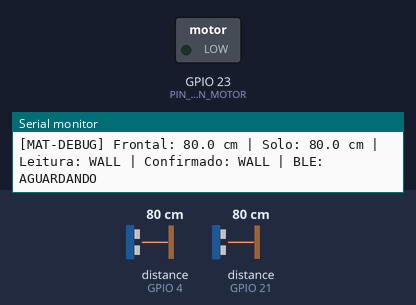
A sketch run on a simulated ESP32. On the bench: switched loads named in the sketch (green lamp = pin HIGH), the last lines printed to the serial monitor. Wiring (inferred from the names in the program): 2 × ultrasonic range finder: trigger GPIO 17, echo GPIO 4 / trigger GPIO 18, echo GPIO 21. Dashed ring = blinking. Inputs (shaded band) come from the test bench; at power-on: distance to the obstacle (sensors on GPIO 4, GPIO 21) 80 cm. The echo pulse lasts 58.3 µs per cm; nothing arrives over Bluetooth unless stated; a phone connects over Bluetooth LE 3 s after start; pins used as bus, display or sensor lines are not drawn.

Above: at 1.23 s.
1.5 s: distance to the obstacle (sensor on GPIO 4) set to 250 cm
3.2 s: distance to the obstacle (sensor on GPIO 21) set to 108 cm
4.7 s: distance to the obstacle (sensor on GPIO 21) set to 113 cm
At 5.3 s:
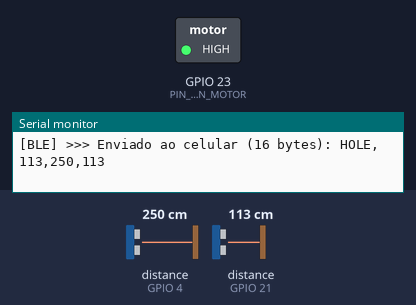
6.4 s: distance to the obstacle (sensor on GPIO 21) set to 2 cm
At 7.9 s:
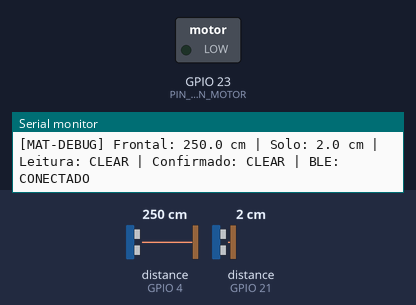
8.2 s: distance to the obstacle (sensor on GPIO 4) set to 184 cm
9.7 s: distance to the obstacle (sensor on GPIO 4) set to 175 cm
At 11.61 s:
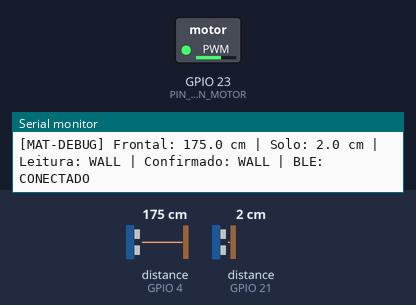
Timing chart, 0 to 13.7 s (numbered marks = the images above; inputs shaded):
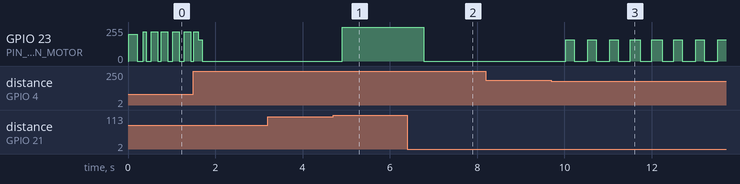

Measured:
- the behaviour switches between 110 and 111 cm on distance to the obstacle (sensor on GPIO 21) (found by bisection; images 0 and 1)
- the behaviour switches between 181 and 180 cm on distance to the obstacle (sensor on GPIO 4) (found by bisection; images 2 and 3)
- after the input at 4.7 s, GPIO 23 (PIN_VIBRATION_MOTOR): 0/255 → 255/255 after 0.20 s
- after the input at 6.4 s, GPIO 23 (PIN_VIBRATION_MOTOR): 255/255 → 0/255 after 0.38 s
- after the input at 9.7 s, GPIO 23 (PIN_VIBRATION_MOTOR): alternates 159/255 for 0.19 s and 0/255 for 0.31 s, starting after 0.33 s

The sketch:

mat_firmware.ino
```cpp
/*
  ============================================================================
  PROJETO DLEI 2026 - MÓDULO ASSISTENTE TERRESTRE (MAT)
  Firmware Embarcado para ESP32 (Arduino Framework / ESP-IDF)
  ============================================================================
  Alinhamento: ODS 3 (Saúde e Bem-Estar - Agenda 2030 ONU)
  Requisitos Atendidos neste Firmware:
  - RF01: Monitoramento contínuo do solo (buracos, depressões, desníveis)
  - RF03: Detecção de paredes e obstáculos frontais
  - RF04: Acionamento imediato do motor de vibração (feedback háptico)
  - RF05: Modulação do padrão de vibração por tipo de risco (PWM)
  - RF06: Operação autônoma (standalone) mesmo sem conexão Bluetooth
  - RF07: Transmissão de telemetria de obstáculos e bateria via BLE
  - RNF01: Tempo de resposta local ~150 ms
  - RNF02: Latência de transmissão BLE < 300 ms na mudança de estado
  - RNF05: Tolerância a falhas (proteção local independente do celular)

  Classes de terreno reportadas: LIVRE (CLEAR), PAREDE (WALL), DESNÍVEL (HOLE)
  ============================================================================
*/

#include <Arduino.h>
#include <BLEDevice.h>
#include <BLEServer.h>
#include <BLEUtils.h>
#include <BLE2902.h>

// ============================================================================
// 1. PINOS
// ============================================================================

// --- Sensor Ultrassônico Frontal (Paredes / Obstáculos - RF03) ---
// ATENÇÃO: O pino ECHO do HC-SR04 (5V) deve passar por um divisor resistivo
// (1k ohm + 2k ohm) antes de entrar na GPIO do ESP32 (3.3V), ou usar HC-SR04P (3.3V)
#define PIN_FRONT_TRIG  17
#define PIN_FRONT_ECHO  4

// --- Sensor Ultrassônico Inferior/Inclinado (Desníveis / Buracos - RF01) ---
#define PIN_GROUND_TRIG 18
#define PIN_GROUND_ECHO 21

// --- Atuador Vibratório (Motor PWM via Transistor/MOSFET - RF04/RF05) ---
#define PIN_VIBRATION_MOTOR 23
#define PWM_FREQ            5000
#define PWM_RESOLUTION      8 // 0 a 255

// ============================================================================
// 2. LIMIARES DE DETECÇÃO (em cm)
// ============================================================================
// Distância nominal esperada até o solo plano com a bengala na inclinação padrão (~45°)
// Ajuste este valor no teste de bancada conforme a altura de fixação na bengala
#define GROUND_BASELINE_CM          85.0f

// Se a distância até o solo ultrapassar este valor, o chão "afundou" -> DESNÍVEL
#define HOLE_THRESHOLD_CM           (GROUND_BASELINE_CM + 25.0f) // >= 110 cm

// Acima deste valor a leitura é considerada "sem eco" (sensor solto ou fora de alcance)
// e NÃO gera alerta, para evitar alarme falso por falha de hardware
#define MAX_VALID_DISTANCE_CM       450.0f

// Parede / Obstáculo Frontal (RF03)
#define WALL_MIN_CM                 3.0f    // Permite teste de bancada com a mão
#define WALL_CRITICAL_CM            90.0f   // Alerta crítico (muito próximo)
#define WALL_WARNING_CM             180.0f  // Alerta moderado

// Timeout do pulso ultrassônico (~18ms equivale a ~300cm máx)
#define ULTRASONIC_TIMEOUT_US       18000UL

// ============================================================================
// 3. TOLERÂNCIA CONTRA ALARME FALSO (HISTERESE TEMPORAL)
// ============================================================================
// Cada ciclo do loop dura ~40-60 ms.
// - Para ENTRAR em alerta (ou trocar de tipo), o obstáculo precisa aparecer
//   em CONFIRM_CYCLES_ENTER ciclos seguidos (~150 ms).
// - Para VOLTAR a "livre", o terreno precisa ficar livre por
//   CONFIRM_CYCLES_EXIT ciclos seguidos (~400 ms).
// Assim, uma oscilação PAREDE -> nada -> PAREDE não gera um novo alerta.
#define CONFIRM_CYCLES_ENTER        3
#define CONFIRM_CYCLES_EXIT         8

// Intervalo de telemetria periódica (o celular decide quando falar)
#define TELEMETRY_INTERVAL_MS       400

// ============================================================================
// 4. BLUETOOTH LOW ENERGY (BLE GATT - RF07 / RNF02)
// ============================================================================
#define BLE_DEVICE_NAME             "MAT-ESP32"
#define SERVICE_UUID                "4fafc201-1fb5-459e-8fcc-c5c9c331914b"
#define CHAR_OBSTACLE_UUID          "beb5483e-36e1-4688-b7f5-ea07361b26a8"

BLEServer* pServer = nullptr;
BLECharacteristic* pObstacleCharacteristic = nullptr;
volatile bool deviceConnected = false;
bool oldDeviceConnected = false;

// ============================================================================
// 5. ESTADO DO SISTEMA
// ============================================================================
enum ObstacleType {
  OBS_CLEAR = 0,
  OBS_WALL  = 1,
  OBS_HOLE  = 3
};

// Filtro de mediana de 3 amostras (rejeita picos isolados de eco)
float frontSamples[3]  = {250.0f, 250.0f, 250.0f};
float groundSamples[3] = {GROUND_BASELINE_CM, GROUND_BASELINE_CM, GROUND_BASELINE_CM};
uint8_t sampleIdx = 0;

// Histerese temporal
ObstacleType confirmedType = OBS_CLEAR;
ObstacleType candidateType = OBS_CLEAR;
uint8_t candidateCycles = 0;

// Telemetria
unsigned long lastBleNotifyMs = 0;
unsigned long lastDebugPrintMs = 0;
ObstacleType lastSentType = OBS_CLEAR;
uint32_t packetSeq = 0;

// ============================================================================
// 6. CALLBACKS DE CONEXÃO BLE
// ============================================================================
class MatServerCallbacks : public BLEServerCallbacks {
  void onConnect(BLEServer* server) override {
    deviceConnected = true;
    Serial.println("[BLE] Smartphone conectado ao modulo MAT.");
  }

  void onDisconnect(BLEServer* server) override {
    deviceConnected = false;
    Serial.println("[BLE] Smartphone desconectado. Operacao autonoma mantida (RF06/RNF05).");
  }
};

// ============================================================================
// 7. LEITURA E CLASSIFICAÇÃO
// ============================================================================

/**
 * Mede a distância em centímetros com um HC-SR04.
 * Retorna 999.0f caso não haja eco dentro do alcance máximo.
 */
float readUltrasonicCm(uint8_t trigPin, uint8_t echoPin) {
  digitalWrite(trigPin, LOW);
  delayMicroseconds(2);
  digitalWrite(trigPin, HIGH);
  delayMicroseconds(10);
  digitalWrite(trigPin, LOW);

  unsigned long durationUs = pulseIn(echoPin, HIGH, ULTRASONIC_TIMEOUT_US);
  if (durationUs == 0) {
    return 999.0f;
  }
  return (durationUs * 0.0343f) / 2.0f;
}

float medianOf3(float a, float b, float c) {
  if ((a <= b && b <= c) || (c <= b && b <= a)) return b;
  if ((b <= a && a <= c) || (c <= a && a <= b)) return a;
  return c;
}

/**
 * Classificação instantânea (antes da histerese).
 * Prioridade: DESNÍVEL > PAREDE > LIVRE
 */
ObstacleType classifyTerrain(float frontCm, float groundCm) {
  if ((groundCm >= HOLE_THRESHOLD_CM && groundCm < MAX_VALID_DISTANCE_CM) || groundCm >= 900.0f) {
    return OBS_HOLE;
  }
  if (frontCm >= WALL_MIN_CM && frontCm <= WALL_WARNING_CM) {
    return OBS_WALL;
  }
  return OBS_CLEAR;
}

/**
 * Aplica a histerese temporal e devolve o tipo confirmado.
 */
ObstacleType applyHysteresis(ObstacleType instantType) {
  if (instantType == confirmedType) {
    candidateType = confirmedType;
    candidateCycles = 0;
    return confirmedType;
  }

  if (instantType == candidateType) {
    if (candidateCycles < 255) candidateCycles++;
  } else {
    candidateType = instantType;
    candidateCycles = 1;
  }

  uint8_t required = (candidateType == OBS_CLEAR) ? CONFIRM_CYCLES_EXIT : CONFIRM_CYCLES_ENTER;
  if (candidateCycles >= required) {
    confirmedType = candidateType;
    candidateCycles = 0;
  }
  return confirmedType;
}

float distanceForType(ObstacleType type, float frontCm, float groundCm) {
  switch (type) {
    case OBS_HOLE: return (groundCm >= 900.0f) ? 150.0f : groundCm;
    case OBS_WALL: return frontCm;
    default:       return (frontCm < groundCm) ? frontCm : groundCm;
  }
}

const char* obstacleToString(ObstacleType type) {
  switch (type) {
    case OBS_HOLE: return "HOLE";
    case OBS_WALL: return "WALL";
    default:       return "CLEAR";
  }
}

// ============================================================================
// 8. ATUAÇÃO HÁPTICA LOCAL (RF04, RF05, RF06)
// ============================================================================
void updateVibrationFeedback(ObstacleType type, float distanceCm) {
  unsigned long now = millis();

  switch (type) {
    case OBS_HOLE:
      // Desnível: vibração contínua em potência máxima
      ledcWrite(PIN_VIBRATION_MOTOR, 255);
      break;

    case OBS_WALL:
      if (distanceCm <= WALL_CRITICAL_CM) {
        // Muito perto: pulsos rápidos e fortes
        ledcWrite(PIN_VIBRATION_MOTOR, ((now % 250) < 150) ? 220 : 0);
      } else {
        // Alerta antecipado: pulsos suaves
        ledcWrite(PIN_VIBRATION_MOTOR, ((now % 500) < 200) ? 160 : 0);
      }
      break;

    case OBS_CLEAR:
    default:
      ledcWrite(PIN_VIBRATION_MOTOR, 0);
      break;
  }
}

// ============================================================================
// 9. TELEMETRIA BLE (RF07 / RNF02)
// ============================================================================
/**
 * Envia o estado confirmado ao celular:
 * - imediatamente quando o tipo confirmado muda;
 * - e periodicamente a cada TELEMETRY_INTERVAL_MS para manter a tela atualizada.
 * O aplicativo é quem decide quando falar (não repete a mesma fala sem parar).
 */
void notifyBleTelemetry(ObstacleType type, float distCm, float frontCm, float groundCm) {
  if (!deviceConnected || pObstacleCharacteristic == nullptr) return;

  unsigned long now = millis();
  bool typeChanged = (type != lastSentType);
  bool periodic = (now - lastBleNotifyMs >= TELEMETRY_INTERVAL_MS);
  if (!typeChanged && !periodic) return;

  packetSeq++;
  char payload[32];
  snprintf(
    payload,
    sizeof(payload),
    "%s,%.0f,%.0f,%.0f",
    obstacleToString(type),
    distCm,
    frontCm,
    groundCm
  );

  pObstacleCharacteristic->setValue((uint8_t*)payload, strlen(payload));
  pObstacleCharacteristic->notify();

  if (typeChanged) {
    Serial.printf("[BLE] >>> Enviado ao celular (%d bytes): %s\n", (int)strlen(payload), payload);
  }

  lastSentType = type;
  lastBleNotifyMs = now;
}

// ============================================================================
// 10. SETUP & LOOP
// ============================================================================
void setup() {
  Serial.begin(115200);
  Serial.println("====================================================");
  Serial.println("Iniciando Firmware MAT (Modulo Assistente Terrestre)");
  Serial.println("Classes: LIVRE | PAREDE | DESNIVEL");
  Serial.println("====================================================");

  pinMode(PIN_FRONT_TRIG, OUTPUT);
  digitalWrite(PIN_FRONT_TRIG, LOW);
  pinMode(PIN_FRONT_ECHO, INPUT);
  pinMode(PIN_GROUND_TRIG, OUTPUT);
  digitalWrite(PIN_GROUND_TRIG, LOW);
  pinMode(PIN_GROUND_ECHO, INPUT);

  // PWM do motor de vibração (ESP32 Arduino Core 3.x)
  ledcAttach(PIN_VIBRATION_MOTOR, PWM_FREQ, PWM_RESOLUTION);
  ledcWrite(PIN_VIBRATION_MOTOR, 200);
  delay(200);
  ledcWrite(PIN_VIBRATION_MOTOR, 0);

  // Servidor BLE
  BLEDevice::init(BLE_DEVICE_NAME);
  BLEDevice::setMTU(185); // Garante que o JSON caiba inteiro em uma notificação
  pServer = BLEDevice::createServer();
  pServer->setCallbacks(new MatServerCallbacks());

  BLEService* pService = pServer->createService(SERVICE_UUID);

  pObstacleCharacteristic = pService->createCharacteristic(
    CHAR_OBSTACLE_UUID,
    BLECharacteristic::PROPERTY_READ | BLECharacteristic::PROPERTY_NOTIFY
  );
  pObstacleCharacteristic->addDescriptor(new BLE2902());

  pService->start();

  BLEAdvertising* pAdvertising = BLEDevice::getAdvertising();
  pAdvertising->addServiceUUID(SERVICE_UUID);
  pAdvertising->setScanResponse(true);
  pAdvertising->setMinPreferred(0x06);
  BLEDevice::startAdvertising();

  Serial.println("[MAT] Servidor BLE ativo e aguardando conexao como 'MAT-ESP32'.");
}

void loop() {
  // 1. Leitura dos sensores (intervalo entre eles evita interferência acústica)
  float rawFrontCm = readUltrasonicCm(PIN_FRONT_TRIG, PIN_FRONT_ECHO);
  delay(12);
  float rawGroundCm = readUltrasonicCm(PIN_GROUND_TRIG, PIN_GROUND_ECHO);

  // 2. Filtro de mediana
  frontSamples[sampleIdx]  = rawFrontCm;
  groundSamples[sampleIdx] = rawGroundCm;
  sampleIdx = (sampleIdx + 1) % 3;
  float frontCm  = medianOf3(frontSamples[0], frontSamples[1], frontSamples[2]);
  float groundCm = medianOf3(groundSamples[0], groundSamples[1], groundSamples[2]);

  // 3. Classificação instantânea + histerese temporal (anti-alarme falso)
  ObstacleType instantType = classifyTerrain(frontCm, groundCm);
  ObstacleType type = applyHysteresis(instantType);
  float distCm = distanceForType(type, frontCm, groundCm);

  // 4. Vibração local imediata
  updateVibrationFeedback(type, distCm);

  // 5. Diagnóstico no Monitor Serial (115200 baud)
  if (millis() - lastDebugPrintMs >= 500) {
    Serial.printf("[MAT-DEBUG] Frontal: %.1f cm | Solo: %.1f cm | Leitura: %s | Confirmado: %s | BLE: %s\n",
                  frontCm, groundCm,
                  obstacleToString(instantType),
                  obstacleToString(type),
                  deviceConnected ? "CONECTADO" : "AGUARDANDO");
    lastDebugPrintMs = millis();
  }

  // 6. Telemetria BLE
  notifyBleTelemetry(type, distCm, frontCm, groundCm);

  // 8. Reconexão automática do advertising
  if (!deviceConnected && oldDeviceConnected) {
    delay(50);
    pServer->startAdvertising();
    Serial.println("[BLE] Reiniciando advertising para reconexao automatica...");
    oldDeviceConnected = deviceConnected;
    lastSentType = OBS_CLEAR;
  }
  if (deviceConnected && !oldDeviceConnected) {
    oldDeviceConnected = deviceConnected;
    lastSentType = (type == OBS_CLEAR) ? OBS_HOLE : OBS_CLEAR; // força envio imediato do estado atual
  }

  delay(15);
}
```
